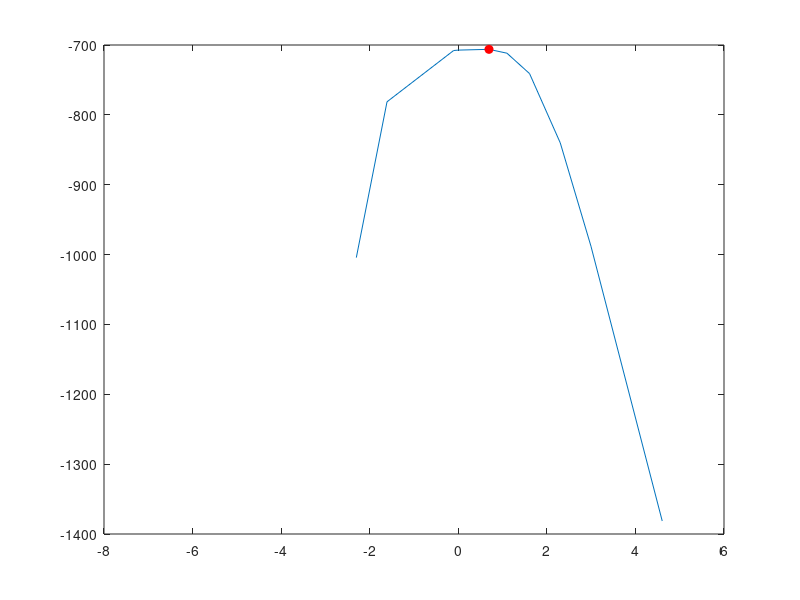

Here is the MATLAB script that generated this plot: (Note: this script raises an error after producing the figure.)
clc;
clear;

% Part (a)
N = 1000;
X = normrnd(0, 4, [N 1]); % Note: it's mu, sigma and not mu, sigma^2
% Train-Test split
rng(10); % Seed for reproducible results
random_indices = randperm(N);
n = 750;
T = X(random_indices(1:n)); % Test set
m = 250;
V = X(random_indices(n+1:end)); % Validation set

% Part (c)
sigmas = [0.001 0.1 0.2 0.9 1 2 3 5 10 20 100];
ll = zeros(1, length(sigmas));
for s = 1:length(sigmas)
    sum_1 = 0;
    for j = 1:m
        numerator   = -((T - V(j)).^2);
        denominator = 2*(sigmas(s)^2);
        term_1 = exp(numerator ./ denominator);
        sum_1 = sum_1 + log(sum(term_1));
    end
    ll(s) = sum_1 - m*log(n*sigmas(s)*sqrt(2*pi));
end

% Compute the maximum:
ll_max = max(ll);
sigma_max = sigmas(ll == ll_max);

% Printing
fprintf("%.4f\n", sigma_max);

% Plotting
plot(log(sigmas), ll);
hold on;
point = plot(log(sigma_max), ll_max, "ro");
set(point, 'MarkerFaceColor', get(point,'Color')); % fills the dot
xline(log(sigma_max), "--");
yline(ll_max, "--");
xlabel("log(\sigma)");
ylabel("log-likelihood");
ylim([min(ll)-100 max(ll)+100]);
title("log-likelihood vs log(\sigma)");
